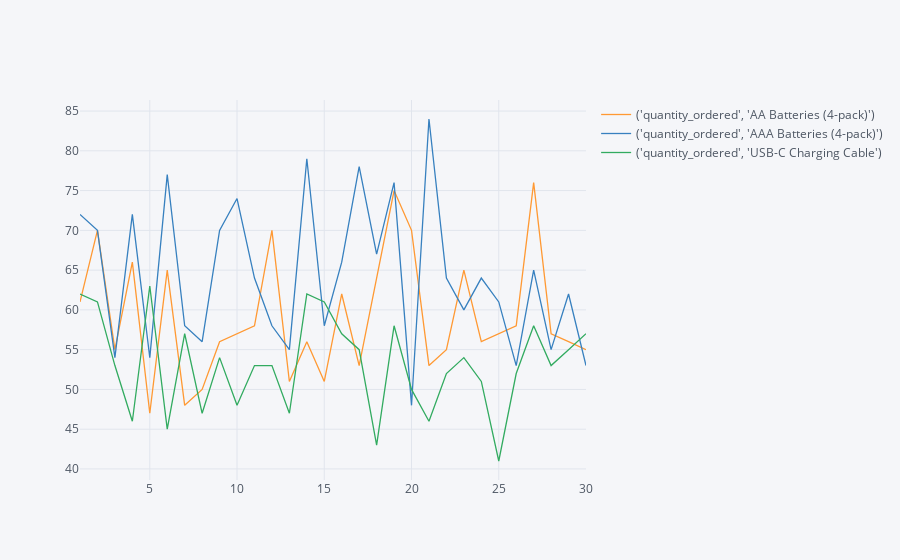

Write notebook code for a chart like this one.
### Code cell
# TODO: Experiment with changing the slicer
slice_by = 'dom'
(
    df
    [['quantity_ordered', 'product', slice_by]]
    .groupby(['product', slice_by])
    .sum()
    .unstack(level='product')  # This was a bit new to me, is not in the dashboard solution :-)
).iplot()

### Figure 1 — Plotly figure (JSON) as saved in the notebook; plotly's stock layout.template omitted (floating-point values rounded to 4 significant figures)
{"data": [{"line": {"color": "rgba(255, 153, 51, 1.0)", "dash": "solid", "shape": "linear", "width": 1.3}, "mode": "lines", "name": "('quantity_ordered', 'AA Batteries (4-pack)')", "text": "", "type": "scatter", "x": [1, 2, 3, 4, 5, 6, 7, 8, 9, 10, 11, 12, 13, 14, 15, 16, 17, 18, 19, 20, 21, 22, 23, 24, 25, 26, 27, 28, 29, 30], "y": [61, 70, 55, 66, 47, 65, 48, 50, 56, 57, 58, 70, 51, 56, 51, 62, 53, 64, 75, 70, 53, 55, 65, 56, 57, 58, 76, 57, 56, 55]}, {"line": {"color": "rgba(55, 128, 191, 1.0)", "dash": "solid", "shape": "linear", "width": 1.3}, "mode": "lines", "name": "('quantity_ordered', 'AAA Batteries (4-pack)')", "text": "", "type": "scatter", "x": [1, 2, 3, 4, 5, 6, 7, 8, 9, 10, 11, 12, 13, 14, 15, 16, 17, 18, 19, 20, 21, 22, 23, 24, 25, 26, 27, 28, 29, 30], "y": [72, 70, 54, 72, 54, 77, 58, 56, 70, 74, 64, 58, 55, 79, 58, 66, 78, 67, 76, 48, 84, 64, 60, 64, 61, 53, 65, 55, 62, 53]}, {"line": {"color": "rgba(50, 171, 96, 1.0)", "dash": "solid", "shape": "linear", "width": 1.3}, "mode": "lines", "name": "('quantity_ordered', 'USB-C Charging Cable')", "text": "", "type": "scatter", "x": [1, 2, 3, 4, 5, 6, 7, 8, 9, 10, 11, 12, 13, 14, 15, 16, 17, 18, 19, 20, 21, 22, 23, 24, 25, 26, 27, 28, 29, 30], "y": [62, 61, 53, 46, 63, 45, 57, 47, 54, 48, 53, 53, 47, 62, 61, 57, 55, 43, 58, 50, 46, 52, 54, 51, 41, 52, 58, 53, 55, 57]}], "layout": {"autosize": true, "legend": {"bgcolor": "#F5F6F9", "font": {"color": "#4D5663"}}, "paper_bgcolor": "#F5F6F9", "plot_bgcolor": "#F5F6F9", "title": {"font": {"color": "#4D5663"}}, "xaxis": {"autorange": true, "gridcolor": "#E1E5ED", "range": [1, 30], "showgrid": true, "tickfont": {"color": "#4D5663"}, "title": {"font": {"color": "#4D5663"}, "text": ""}, "type": "linear", "zerolinecolor": "#E1E5ED"}, "yaxis": {"autorange": true, "gridcolor": "#E1E5ED", "range": [38.61, 86.39], "showgrid": true, "tickfont": {"color": "#4D5663"}, "title": {"font": {"color": "#4D5663"}, "text": ""}, "type": "linear", "zerolinecolor": "#E1E5ED"}}}
